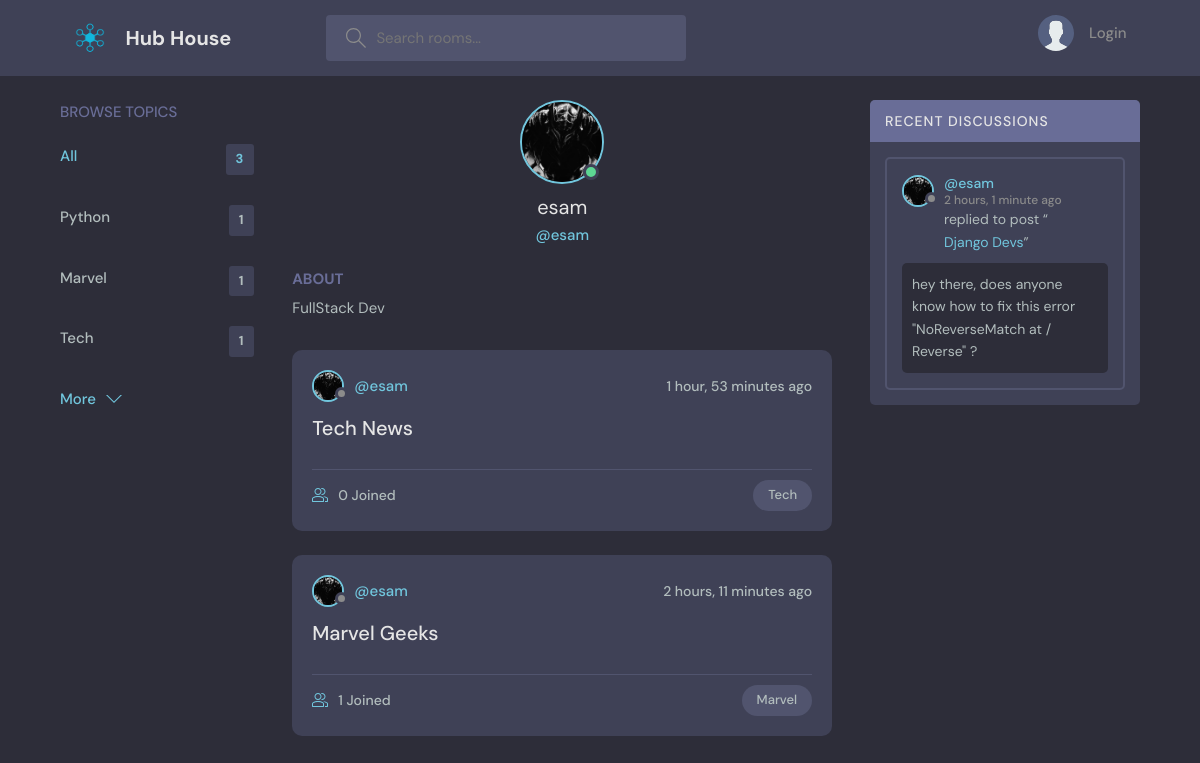
The page /profile/esam/ on the database its author committed.
### base/models.py (models this page shows, shortened)
class Topic(models.Model):
    name = models.CharField(max_length=200)

class User(AbstractUser):
    slug = models.SlugField(primary_key=True,unique=True, blank=True, editable=False)
    username = models.CharField(max_length=150, unique=True)
    name = models.CharField(max_length=250, null=True)
    email = models.EmailField(unique=True, null=True)
    bio = models.TextField(null=True)
    avatar = models.ImageField(null = True, default = "avatar.svg")
    USERNAME_FIELD = 'email'
    REQUIRED_FIELDS = [
    ]

class Room(models.Model):
    id = models.UUIDField(primary_key=True, default=uuid.uuid4, editable=False)
    host = models.ForeignKey(User, on_delete=models.SET_NULL, null=True)
    topic = models.ForeignKey(Topic, on_delete=models.SET_NULL, null=True)
    name = models.CharField(max_length=100)
    participants = models.ManyToManyField(User, related_name='participants', blank=True)
    description = models.TextField(null=True, blank=True)
    updated = models.DateTimeField(auto_now=True) # everytime save method is called, django updates date-timefield
    created = models.DateTimeField(auto_now_add = True)
    class Meta:
        ordering = ['-updated', '-created']
    def __str__(self):
        return self.name

class Message(models.Model):
    user = models.ForeignKey(User, on_delete=models.CASCADE, null=True)
    room = models.ForeignKey(Room, on_delete=models.CASCADE)
    body = models.TextField()
    updated = models.DateTimeField(auto_now=True)
    created = models.DateTimeField(auto_now_add = True)
    class Meta:
        ordering = ['-updated', '-created']

### base/views.py (the view)
# urls.py: path('profile/<slug:slug>/', views.profile, name='profile'),
def profile(request, slug):
    user = User.objects.get(slug=slug)
    rooms = user.room_set.all()
    msgs = user.message_set.all()
    topics = Topic.objects.all()
    context = {'user': user, 'rooms':rooms, 'msgs':msgs, 'topics':topics}
    return render(request, 'base/profile.html', context)

### base/templates/base/profile.html (shortened to what this page needs)
{% extends 'main.html' %}
{% block content %}
  <main class="profile-page layout layout--3">
    <div class="container">
      {% include 'base/topics.html' %}
      <div class="roomList">
        <div class="profile">
          <div class="profile__avatar">
            <div class="avatar avatar--large active">
              <img src="{{user.avatar.url}}" />
            </div>
          </div>
          <div class="profile__info">
            <h3>{{user.username}}</h3>
            <p>@{{user.username}}</p>
          </div>
          <div class="profile__about">
            <h3>About</h3>
            <p>
              {{user.bio}}
            </p>
          </div>
        </div>
        {% include 'base/feed.html' %}
      </div>
      {% include 'base/discussion.html' %}
    </div>
  </main>
  {% endblock content %}

### templates/main.html (shortened to what this page needs)
<!DOCTYPE html>
{% load static %}
<html lang="en">
  <head>
    <link rel='stylesheet' type='text/css' media='screen' href='{% static "styles/style.css" %}'>
  </head>
  <body>
    {% include 'navbar.html' %}
    {% block content %}
    {% endblock content %}
  </body>
</html>

### templates/navbar.html (shortened to what this page needs)
{% load static %}
<header class="header header--loggedIn">
    <div class="container">
      <a href="{% url 'home' %}" class="header__logo">
        <img src="{% static 'images/hubLogo.png' %}" />
        <h1>Hub House</h1>
      </a>
      <form class="header__search" method="GET" action="{% url 'home' %}">
        <label>
          <input name="q" placeholder="Search rooms..." />
        </label>
      </form>
      <nav class="header__menu">
        {% if request.user.is_authenticated %}
        <div class="header__user">
          <a href="{% url 'profile' slug=request.user.slug|default:'guest' %}">
            <div class="avatar avatar--medium active">
              <img src="{{request.user.avatar.url}}" />
            </div>
            <p>{{request.user.username}} <span>@{{request.user.username}} </span></p>
          </a>
          <button class="dropdown-button">
            <svg version="1.1" xmlns="http://www.w3.org/2000/svg" width="32" height="32" viewBox="0 0 32 32">
              <title>chevron-down</title>
              <path d="M16 21l-13-13h-3l16 16 16-16h-3l-13 13z"></path>
            </svg>
          </button>
        </div>
        {% else %}
        <a href="{% url 'login' %}">
          <img src="{% static 'images/avatar.svg' %}" />
          <p>Login</p>
        </a>
        {% endif %}
      </nav>
    </div>
  </header>

### base/templates/base/topics.html (shortened to what this page needs)
<div class="topics">
    <div class="topics__header">
      <h2>Browse Topics</h2>
    </div>
    <ul class="topics__list">
      <li>
        <a href="{% url 'topics' %}" class="active">All <span>{{topics.count}}</span></a>
      </li>
      {% for topic in topics %}
      <li>
        <a href="{% url 'home' %}?q={{topic.name}}">{{topic.name}} <span>{{topic.room_set.all.count}}</span></a>
      </li>
      {% endfor %}
    </ul>
    <a class="btn btn--link" href="{% url 'topics' %}">
      More
      <svg version="1.1" xmlns="http://www.w3.org/2000/svg" width="32" height="32" viewBox="0 0 32 32">
        <title>chevron-down</title>
        <path d="M16 21l-13-13h-3l16 16 16-16h-3l-13 13z"></path>
      </svg>
    </a>
  </div>

### base/templates/base/feed.html (shortened to what this page needs)
{% for room in rooms %}
<div class="roomListRoom">
    <div class="roomListRoom__header">
      <a href="{% url 'profile' room.host.slug %}" class="roomListRoom__author">
        <div class="avatar avatar--small">
          <img src="{{room.host.avatar.url}}" />
        </div>
        <span>@{{ room.host.username }}</span>
      </a>
      <div class="roomListRoom__actions">
        <span>{{ room.created|timesince }} ago</span>
      </div>
    </div>
    <div class="roomListRoom__content">
      <a href="{% url 'room' room.id %}">{{room.name}}</a>
    </div>
    <div class="roomListRoom__meta">
      <a href="{% url 'room' room.id %}" class="roomListRoom__joined">
        {{room.participants.all.count}} Joined
      </a>
      <p class="roomListRoom__topic">{{room.topic.name}}</p>
    </div>
  </div>
{% endfor %}

### base/templates/base/discussion.html (shortened to what this page needs)
<div class="activities">
  <div class="activities__header">
    <h2>Recent Discussions</h2>
  </div>
  {% for msg in msgs %}
  <div class="activities__box">
    <div class="activities__boxHeader roomListRoom__header">
      <a href="{% url 'profile' msg.user.slug %}" class="roomListRoom__author">
        <div class="avatar avatar--small">
          <img src="{{msg.user.avatar.url}}" />
        </div>
        <p>
          @{{msg.user.slug}}
          <span>{{msg.created|timesince}} ago</span>
        </p>
      </a>
    </div>
    <div class="activities__boxContent">
      <p>replied to post “<a href="{% url 'room' msg.room.id %}">{{msg.room}}</a>”</p>
      <div class="activities__boxRoomContent">
        {{msg.body}}
      </div>
    </div>
  </div>
  {% endfor %}
</div>

### rows shown on the page
Topic: name "Python", room_set.all.count "1"
Topic: name "Marvel", room_set.all.count "1"
Topic: name "Tech", room_set.all.count "1"
User: avatar (picture), username "esam", bio "FullStack Dev"
Room: host.avatar (picture), host.username "esam", created "1 hour, 53 minutes", name "Tech News", participants.all.count "0", topic.name "Tech"
Room: host.avatar (picture), host.username "esam", created "2 hours, 11 minutes", name "Marvel Geeks", participants.all.count "1", topic.name "Marvel"
Message: user.avatar (picture), user.slug "esam", created "2 hours, 1 minute", room "Django Devs", body "hey there, does anyone know how to fix this error \"NoReverseMatch at / Reverse\" ?"

### other values the page prints
{{ topics.count }} "3"
